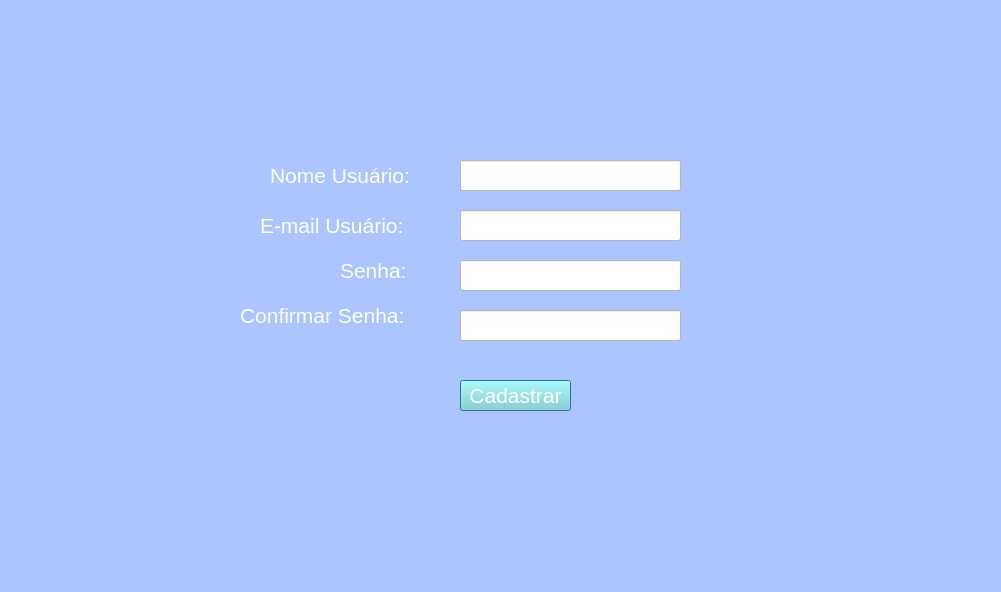
<?xml version="1.0" encoding="UTF-8"?>
<ui version="4.0">
 <class>Dialog</class>
 <widget class="QDialog" name="Dialog">
  <property name="geometry">
   <rect>
    <x>0</x>
    <y>0</y>
    <width>1001</width>
    <height>592</height>
   </rect>
  </property>
  <property name="windowTitle">
   <string>Dialog</string>
  </property>
  <property name="styleSheet">
   <string notr="true">background-color: rgb(170, 197, 255);</string>
  </property>
  <widget class="QLabel" name="img_login_T2">
   <property name="geometry">
    <rect>
     <x>450</x>
     <y>20</y>
     <width>131</width>
     <height>111</height>
    </rect>
   </property>
   <property name="styleSheet">
    <string notr="true">image: url(:/img/USUARIO.png);</string>
   </property>
   <property name="text">
    <string/>
   </property>
  </widget>
  <widget class="QLabel" name="Usuario">
   <property name="geometry">
    <rect>
     <x>270</x>
     <y>150</y>
     <width>191</width>
     <height>51</height>
    </rect>
   </property>
   <property name="text">
    <string>&lt;html&gt;&lt;head/&gt;&lt;body&gt;&lt;p&gt;&lt;span style=&quot; font-size:16pt; color:#ffffff;&quot;&gt;Nome Usuário:&lt;/span&gt;&lt;/p&gt;&lt;/body&gt;&lt;/html&gt;</string>
   </property>
  </widget>
  <widget class="QLineEdit" name="C_usuario">
   <property name="enabled">
    <bool>true</bool>
   </property>
   <property name="geometry">
    <rect>
     <x>460</x>
     <y>160</y>
     <width>221</width>
     <height>31</height>
    </rect>
   </property>
   <property name="styleSheet">
    <string notr="true">background-color: rgb(255, 255, 255);</string>
   </property>
  </widget>
  <widget class="QLabel" name="email">
   <property name="geometry">
    <rect>
     <x>260</x>
     <y>200</y>
     <width>191</width>
     <height>51</height>
    </rect>
   </property>
   <property name="text">
    <string>&lt;html&gt;&lt;head/&gt;&lt;body&gt;&lt;p&gt;&lt;span style=&quot; font-size:16pt; color:#ffffff;&quot;&gt;E-mail Usuário:&lt;/span&gt;&lt;/p&gt;&lt;/body&gt;&lt;/html&gt;</string>
   </property>
  </widget>
  <widget class="QLineEdit" name="C_email">
   <property name="geometry">
    <rect>
     <x>460</x>
     <y>210</y>
     <width>221</width>
     <height>31</height>
    </rect>
   </property>
   <property name="styleSheet">
    <string notr="true">background-color: rgb(255, 255, 255);</string>
   </property>
  </widget>
  <widget class="QLabel" name="Senha">
   <property name="geometry">
    <rect>
     <x>340</x>
     <y>250</y>
     <width>91</width>
     <height>41</height>
    </rect>
   </property>
   <property name="text">
    <string>&lt;html&gt;&lt;head/&gt;&lt;body&gt;&lt;p&gt;&lt;span style=&quot; font-size:16pt; color:#ffffff;&quot;&gt;Senha:&lt;/span&gt;&lt;/p&gt;&lt;/body&gt;&lt;/html&gt;</string>
   </property>
  </widget>
  <widget class="QLabel" name="ConfirmarSenha">
   <property name="geometry">
    <rect>
     <x>240</x>
     <y>290</y>
     <width>211</width>
     <height>51</height>
    </rect>
   </property>
   <property name="text">
    <string>&lt;html&gt;&lt;head/&gt;&lt;body&gt;&lt;p&gt;&lt;span style=&quot; font-size:16pt; color:#ffffff;&quot;&gt;Confirmar Senha:&lt;/span&gt;&lt;/p&gt;&lt;/body&gt;&lt;/html&gt;</string>
   </property>
  </widget>
  <widget class="QLineEdit" name="C_senha">
   <property name="geometry">
    <rect>
     <x>460</x>
     <y>260</y>
     <width>221</width>
     <height>31</height>
    </rect>
   </property>
   <property name="styleSheet">
    <string notr="true">background-color: rgb(255, 255, 255);</string>
   </property>
   <property name="echoMode">
    <enum>QLineEdit::Password</enum>
   </property>
  </widget>
  <widget class="QLineEdit" name="C_ConfirmarSenha">
   <property name="geometry">
    <rect>
     <x>460</x>
     <y>310</y>
     <width>221</width>
     <height>31</height>
    </rect>
   </property>
   <property name="styleSheet">
    <string notr="true">background-color: rgb(255, 255, 255);</string>
   </property>
   <property name="echoMode">
    <enum>QLineEdit::Password</enum>
   </property>
  </widget>
  <widget class="QPushButton" name="B_Cadastrar">
   <property name="geometry">
    <rect>
     <x>460</x>
     <y>380</y>
     <width>111</width>
     <height>31</height>
    </rect>
   </property>
   <property name="sizePolicy">
    <sizepolicy hsizetype="Minimum" vsizetype="Fixed">
     <horstretch>0</horstretch>
     <verstretch>0</verstretch>
    </sizepolicy>
   </property>
   <property name="font">
    <font>
     <pointsize>16</pointsize>
    </font>
   </property>
   <property name="toolTip">
    <string>&lt;html&gt;&lt;head/&gt;&lt;body&gt;&lt;p&gt;&lt;span style=&quot; font-size:18pt; font-weight:600;&quot;&gt;Cadastrar&lt;/span&gt;&lt;/p&gt;&lt;/body&gt;&lt;/html&gt;</string>
   </property>
   <property name="styleSheet">
    <string notr="true">background-color: rgb(130, 217, 210);
color: rgb(255, 255, 255);</string>
   </property>
   <property name="text">
    <string>Cadastrar</string>
   </property>
   <property name="iconSize">
    <size>
     <width>16</width>
     <height>16</height>
    </size>
   </property>
   <property name="autoRepeatDelay">
    <number>300</number>
   </property>
   <property name="autoRepeatInterval">
    <number>100</number>
   </property>
  </widget>
  <widget class="QLabel" name="aviso">
   <property name="geometry">
    <rect>
     <x>280</x>
     <y>430</y>
     <width>411</width>
     <height>61</height>
    </rect>
   </property>
   <property name="font">
    <font>
     <pointsize>16</pointsize>
     <weight>75</weight>
     <bold>true</bold>
    </font>
   </property>
   <property name="text">
    <string/>
   </property>
   <property name="alignment">
    <set>Qt::AlignCenter</set>
   </property>
  </widget>
 </widget>
 <resources>
  <include location="sourcee.qrc"/>
 </resources>
 <connections/>
</ui>
